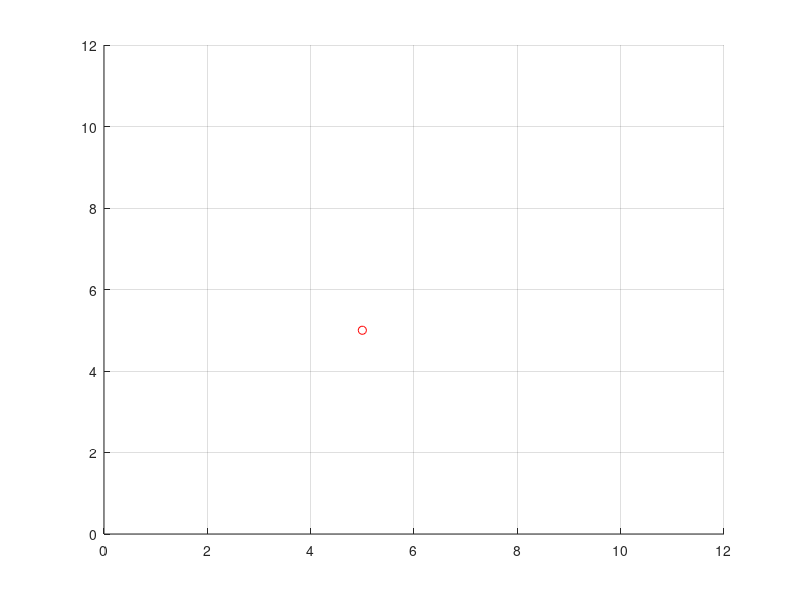

Write the MATLAB code that produced this figure. (Note: this script raises an error after producing the figure.)
close all; 
clear all; 


% parameters for rrt
dist_threshold = 0.8;

% create map space
x_max = 12; 
y_max = 12; 

% define starting position
start = [5; 5]

% generate simple map
% if you have the navigation toolbox installed, you can try this experiment
% with a previous defined map -- uncomment the following line
% map = load_map_from_image('simple_office_map.png');
map = zeros(1200,1200);

figure(1); 
% show(map)     % uncomment if you use the navigation package
hold on; 
plot(start(1), start(2), 'ro')
grid on; 
xlim([0 x_max]);
ylim([0 y_max]);



% add the starting node to the tree
tree = [start]; 

% number of iterations
n = 1000; 
for i=1:n

    % get a random point int the area
    rnd_point = get_random_coord(x_max, y_max); 


    shortest_dist       = 10000; 
    nearest_neighbor    = start; 
    nr_of_tree_elements = length(tree(1,:));


    % find the closest point in the tree
    for j=1:nr_of_tree_elements
       %%%%%%%%%%%%%%%%%%%%%%%%%%%%%%%%%%%%%%
       %        ADD YOUR CODE HERE          %
       %%%%%%%%%%%%%%%%%%%%%%%%%%%%%%%%%%%%%%


    end


    % if the distance exceeds the distance threshold
    % move the point in the direction of the closest point. 
    % the point should be then have the same distance to the closest
    % point, as the distance threshold
    if (shortest_dist > dist_threshold)
        %%%%%%%%%%%%%%%%%%%%%%%%%%%%%%%%%%%%%%
        %        ADD YOUR CODE HERE          %
        %%%%%%%%%%%%%%%%%%%%%%%%%%%%%%%%%%%%%%

        
    end


    
    % check if the added point is within an obstacle and draw a line
    % between the random point and the closest point
    %%%%%%%%%%%%%%%%%%%%%%%%%%%%%%%%%%%%%%
    %        ADD YOUR CODE HERE          %
    %%%%%%%%%%%%%%%%%%%%%%%%%%%%%%%%%%%%%%

 


    plot(rnd_point(1), rnd_point(2), 'g+');
    % hold on; 
    % plot([best_point(1) rnd_point(1)], [best_point(2) rnd_point(2)], 'r-');

    drawnow; 
end





function map = load_map_from_image(image_path)
    image     = imread('simple_office_map.png');
    grayimage = rgb2gray(image);
    bwimage   = grayimage < 0.5;
    map       = binaryOccupancyMap(bwimage,100);
end

function rnd_point = get_random_coord(x_max, y_max)
    x = rand*x_max;
    y = rand*y_max;
    rnd_point = [x; y];
end



